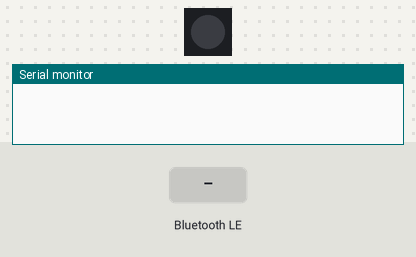
A sketch run on a simulated ESP32. Parts: 1 RGB LEDs in strip order, left to right, the last lines printed to the serial monitor. The inputs (shaded band) are chosen by the test bench. Nothing arrives over Bluetooth unless stated; a phone connects over Bluetooth LE 3 s after start.

Above: at 1.1 s.
At 4.4 s:
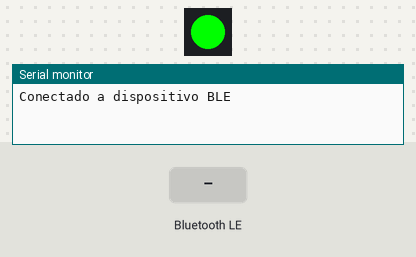
4.5 s: Bluetooth LE write "1" received
At 4.9 s:
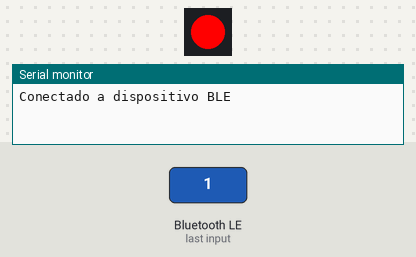
Timing chart, 0 to 7.5 s (numbered marks = the images above; inputs shaded):
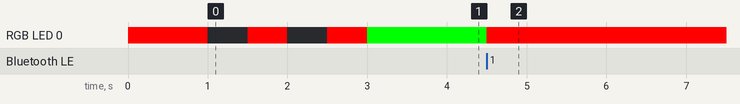

The sketch:

controlneopixel_via_unity.ino
```cpp
#include <BLEDevice.h>
#include <BLEUtils.h>
#include <BLEServer.h>
#include <Adafruit_NeoPixel.h>

#define NEOPIXEL_PIN 21  // Pin donde está conectado el Neopixel
#define NUMPIXELS 1  // Número de LEDs en el Neopixel

Adafruit_NeoPixel pixels(NUMPIXELS, NEOPIXEL_PIN, NEO_GRB + NEO_KHZ800);  // Inicialización del Neopixel

#define SERVICE_UUID "A9E90000-194C-4523-A473-5FDF36AA4D18"
#define CHAR_UUID_NEOPIXEL "A9E90001-194C-4523-A473-5FDF36AA4D18"


BLECharacteristic *pCharacteristic;
bool deviceConnected = false;
unsigned long previousMillis = 0;  // Para manejar el tiempo del titileo
const long interval = 500;  // Intervalo de titileo (500 ms)

bool ledState = false;  // Estado actual del LED (encendido o apagado)

// Declaración de la función setNeopixelColor
void setNeopixelColor(uint8_t r, uint8_t g, uint8_t b);

// Callback para la conexión BLE
class MyServerCallbacks : public BLEServerCallbacks {
  void onConnect(BLEServer* pServer) {
    deviceConnected = true;
    Serial.println("Conectado a dispositivo BLE");
    setNeopixelColor(0, 255, 0);  // Verde cuando está conectado
  }

  void onDisconnect(BLEServer* pServer) {
    deviceConnected = false;
    Serial.println("Desconectado de dispositivo BLE");
    // El titileo en rojo se controlará en el loop principal cuando no esté conectado
  }
};

// Callback para la escritura en la característica
class MyCallbacks : public BLECharacteristicCallbacks {
  void onWrite(BLECharacteristic *pCharacteristic) {
    std::string value = pCharacteristic->getValue();
    if (value.length() > 0) {
      if (value[0] == 0x01) {
        setNeopixelColor(0, 255, 0);  // Verde para conectado
      } else {
        setNeopixelColor(255, 0, 0);  // Rojo para desconectado
      }
    }
  }
};

void setup() {
  Serial.begin(115200);
  pixels.begin();
  setNeopixelColor(255, 0, 0);  // Inicialmente en rojo (no conectado)

  BLEDevice::init("ESP32 Neopixel Controller");
  BLEServer *pServer = BLEDevice::createServer();
  pServer->setCallbacks(new MyServerCallbacks());

  BLEService *pService = pServer->createService(SERVICE_UUID);
  pCharacteristic = pService->createCharacteristic(
                      CHAR_UUID_NEOPIXEL,
                      BLECharacteristic::PROPERTY_WRITE
                    );
  pCharacteristic->setCallbacks(new MyCallbacks());

  pService->start();
  pServer->getAdvertising()->start();
}

void loop() {
  // Si no está conectado, hacer titilar la luz roja
  if (!deviceConnected) {
    unsigned long currentMillis = millis();

    if (currentMillis - previousMillis >= interval) {
      // Guardar el último tiempo en que cambió el estado
      previousMillis = currentMillis;

      // Alternar el estado del LED (titileo)
      if (ledState) {
        setNeopixelColor(0, 0, 0);  // Apagar el LED
      } else {
        setNeopixelColor(255, 0, 0);  // Encender en rojo
      }

      // Cambiar el estado
      ledState = !ledState;
    }
  }
}

// Definición de la función setNeopixelColor
void setNeopixelColor(uint8_t r, uint8_t g, uint8_t b) {
  pixels.setPixelColor(0, pixels.Color(r, g, b));
  pixels.show();
}
```

Measured:
- after the input at 4.5 s, RGB LED 0: RGB(0, 255, 0) → RGB(255, 0, 0) at once
